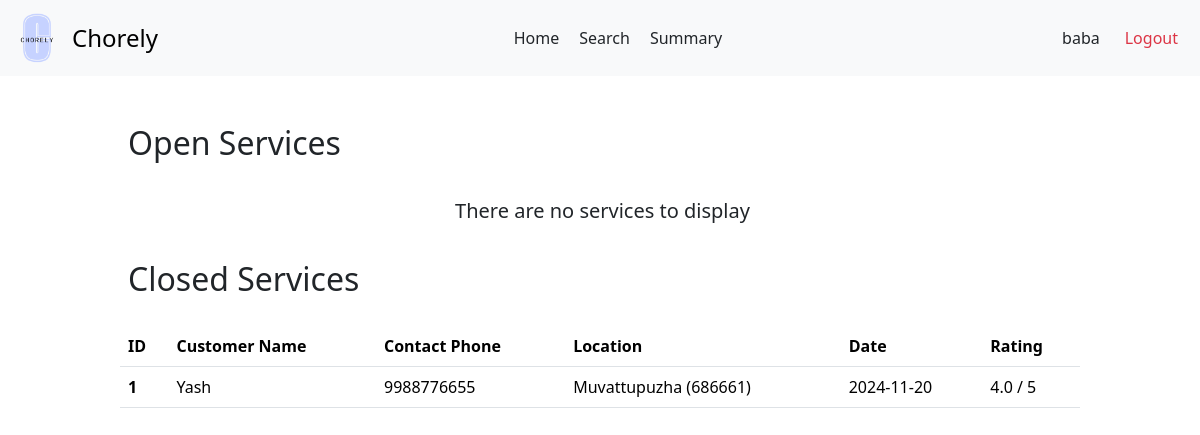
Page /user/prof/4 on the earlier database version.
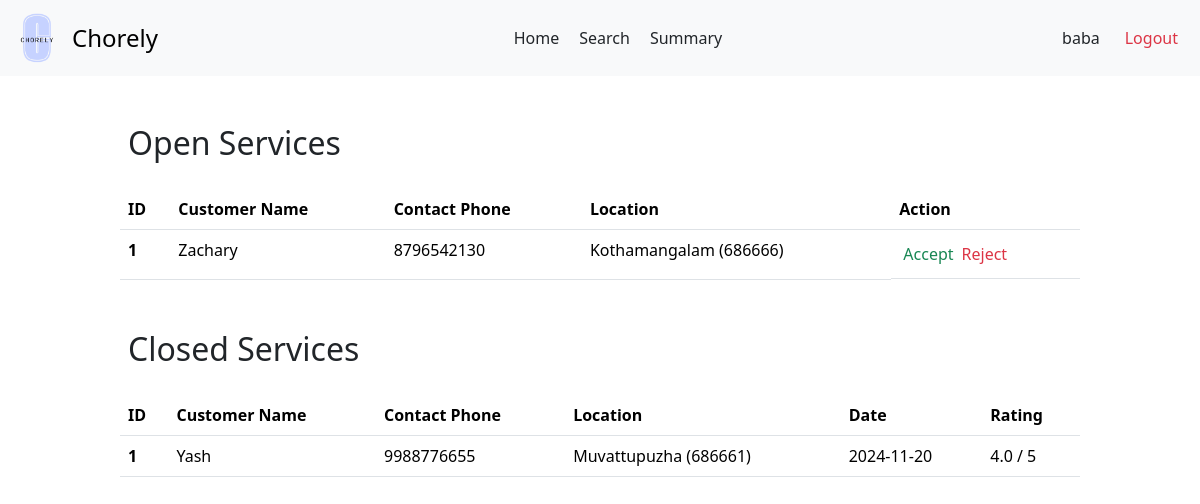
Same page on the later database version.
### backend/models.py (models this page shows)
class ServiceRequests(db.Model):
    __tablename__ = 'ServiceRequests'
    request_id = db.Column(db.Integer, primary_key=True, autoincrement=True)
    service_id = db.Column(db.Integer, db.ForeignKey('Services.service_id'), nullable=False)
    customer_id = db.Column(db.Integer, db.ForeignKey('Customers.customer_id'), nullable=False)
    professional_id = db.Column(db.Integer, db.ForeignKey('ServiceProfessionals.professional_id'))
    requested_service_date = db.Column(db.Date, default=date.today())
    date_of_request = db.Column(db.Date, default=date.today())
    date_of_completion = db.Column(db.Date)
    service_status = db.Column(db.String, default='requested')
    additional_requests = db.Column(db.String)
    remarks = db.Column(db.String)
    rating = db.Column(db.Float)

class Customers(db.Model):
    __tablename__ = 'Customers'
    customer_id = db.Column(db.Integer, primary_key=True, autoincrement=True)
    user_id = db.Column(db.Integer, db.ForeignKey('Users.user_id'), unique=True, nullable=False)
    name = db.Column(db.String)
    email = db.Column(db.String)
    address = db.Column(db.String)
    pin_code = db.Column(db.String)
    phone = db.Column(db.String)
    service_requests = db.relationship('ServiceRequests', backref='customer')

### backend/professionalController.py (the view)
@app.route('/user/prof/<int:user_id>')
def prof_dash(user_id):
  user = Users.query.filter_by(user_id = user_id).first()
  pro = ServiceProfessionals.query.filter_by(user_id = user_id).first()
  rejected_services = ServiceRejections.query.filter_by(professional_id = pro.professional_id).all()
  rejected_service_ids =[request.request_id for request in rejected_services]
  requested_services = ServiceRequests.query.filter(
    ServiceRequests.service_id == pro.service_id,ServiceRequests.service_status.in_(['requested']), ~ServiceRequests.request_id.in_(rejected_service_ids)).all()
  accepted_services = ServiceRequests.query.filter_by(service_status = 'accepted', professional_id = pro.professional_id).all()
  open_services = requested_services+accepted_services
  closed_services = ServiceRequests.query.filter_by(service_id = pro.service_id, service_status = 'closed').all()
  return render_template('prof-dash.html', user = user, pro=pro, requested_services = open_services, closed_services = closed_services)

### templates/prof-dash.html (shortened to what this page needs)
<!DOCTYPE html>
<html lang="en">
<head>
  <link href="https://cdn.jsdelivr.net/npm/bootstrap@5.3.3/dist/css/bootstrap.min.css" rel="stylesheet">
  <link rel="stylesheet" href="{{ url_for('static', filename='prof-dash.css') }}">
  <link rel="stylesheet" href="{{ url_for('static', filename='navbar.css') }}">
</head>
<body>
  <nav class="navbar bg-body-tertiary">
    <div class="container-fluid">
      <a class="navbar-brand d-flex align-items-center" href="#" style="text-decoration: none;">
        <img src="{{ url_for('static', filename='logo.png') }}" alt="Chorely Logo" width="50" height="50" id="logo">
        <span style="font-size: 1.5rem;">Chorely</span>
      </a>
      <div style="display: flex;">
        <a class="nav-link active" aria-current="page" href="#">Home</a>
        <a class="nav-link" href="/prof/{{ pro.professional_id }}/search">Search</a>
        <a class="nav-link" href="#">Summary</a>
      </div>
      <div class="d-flex text text-end">
        <a class="nav-link" href="/prof/{{ pro.professional_id }}/profile">{{ pro.user.username }}</a>
        <a class="nav-link text-danger" href="/userlogin">Logout</a>
      </div>
    </div>
  </nav>
  <div id="main">
    <div id="canvas">
      <br>
      <h2 class="headings">Open Services</h2><br>
      {% if requested_services | length ==0 %}
        <div class="text text-center">
          <h5 class="headings">There are no services to display</h5>
        </div>
      {% else %}
        <div>
          <table class="table">
            <thead>
              <tr>
                <th scope="col">ID</th>
                <th scope="col">Customer Name</th>
                <th scope="col">Contact Phone</th>
                <th scope="col">Location</th>
                <th scope="col">Action</th>
              </tr>
            </thead>
            <tbody>
              {% for service in requested_services %}
                <tr>
                  <th scope="row">{{ loop.index }}</th>
                  <td>{{ service.customer.name }}</td>
                  <td>{{ service.customer.phone }}</td>
                  <td>{{ service.customer.address | title }} ({{ service.customer.pin_code }})</td>
                  {% if service.service_status == 'requested' %}
                    <td style="display: flex;"><a href="/user/prof/{{ pro.user_id }}/service/{{ service.request_id }}/accept" class="nav-link text-success accept-btn" >Accept</a><a href="/user/prof/{{ pro.user_id }}/service/{{ service.request_id }}/reject" class="nav-link text-danger reject-btn">Reject</a> </td>
                  {% else %}
                    <td class="text text-success">Accepted</td>
                  {% endif %}
                </tr>
              {% endfor %}
            </tbody>
          </table>
        </div>
      {% endif %}
      <br>
      <h2 class="headings">Closed Services</h2><br>
      {% if closed_services | length ==0 %}
        <div class="text text-center">
          <h5 class="headings">There are no closed services to display</h5>
        </div>
      {% else %}
        <div>
          <table class="table">
            <thead>
              <tr>
                <th scope="col">ID</th>
                <th scope="col">Customer Name</th>
                <th scope="col">Contact Phone</th>
                <th scope="col">Location</th>
                <th scope="col">Date</th>
                <th scope="col">Rating</th>
              </tr>
            </thead>
            <tbody>
              {% for service in closed_services %}
                <tr>
                  <th scope="row">{{ loop.index }}</th>
                  <td>{{ service.customer.name }}</td>
                  <td>{{ service.customer.phone }}</td>
                  <td>{{ service.customer.address | title }} ({{ service.customer.pin_code }})</td>
                  <td>{{ service.date_of_completion }}</td>
                  <td>{{ service.rating }} / 5</td>
                </tr>
              {% endfor %}
            </tbody>
          </table>
        </div>
      {% endif %}
</body>
</html>

Differences in the rows shown:
now on this page (row edited): ServiceRequests: customer.name "Zachary", customer.phone "8796542130", customer.address "Kothamangalam", customer.pin_code "686666", shown under "Open Services"
Other differences:
text no longer shown: "There are no services to display"
text now shown: "ID Customer Name Contact Phone Location Action"
